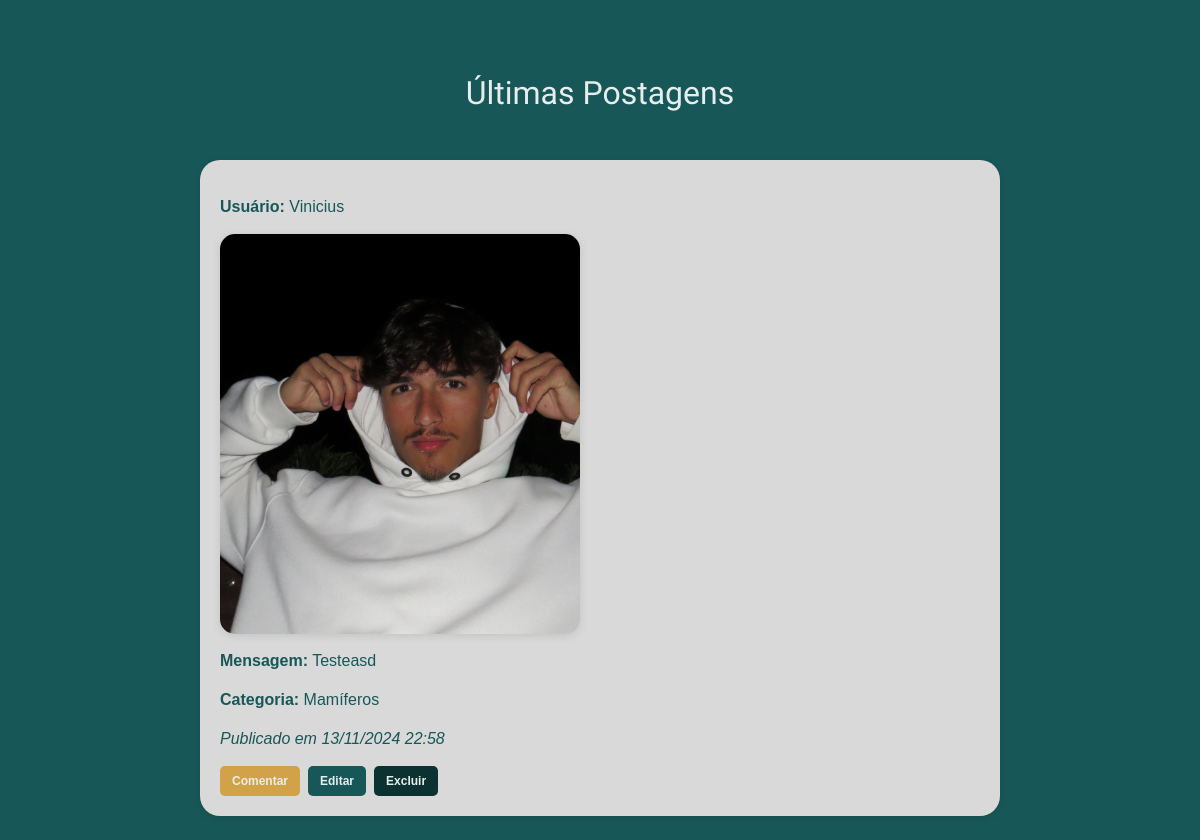
/mamiferos/, run on an earlier commit of the app's database.
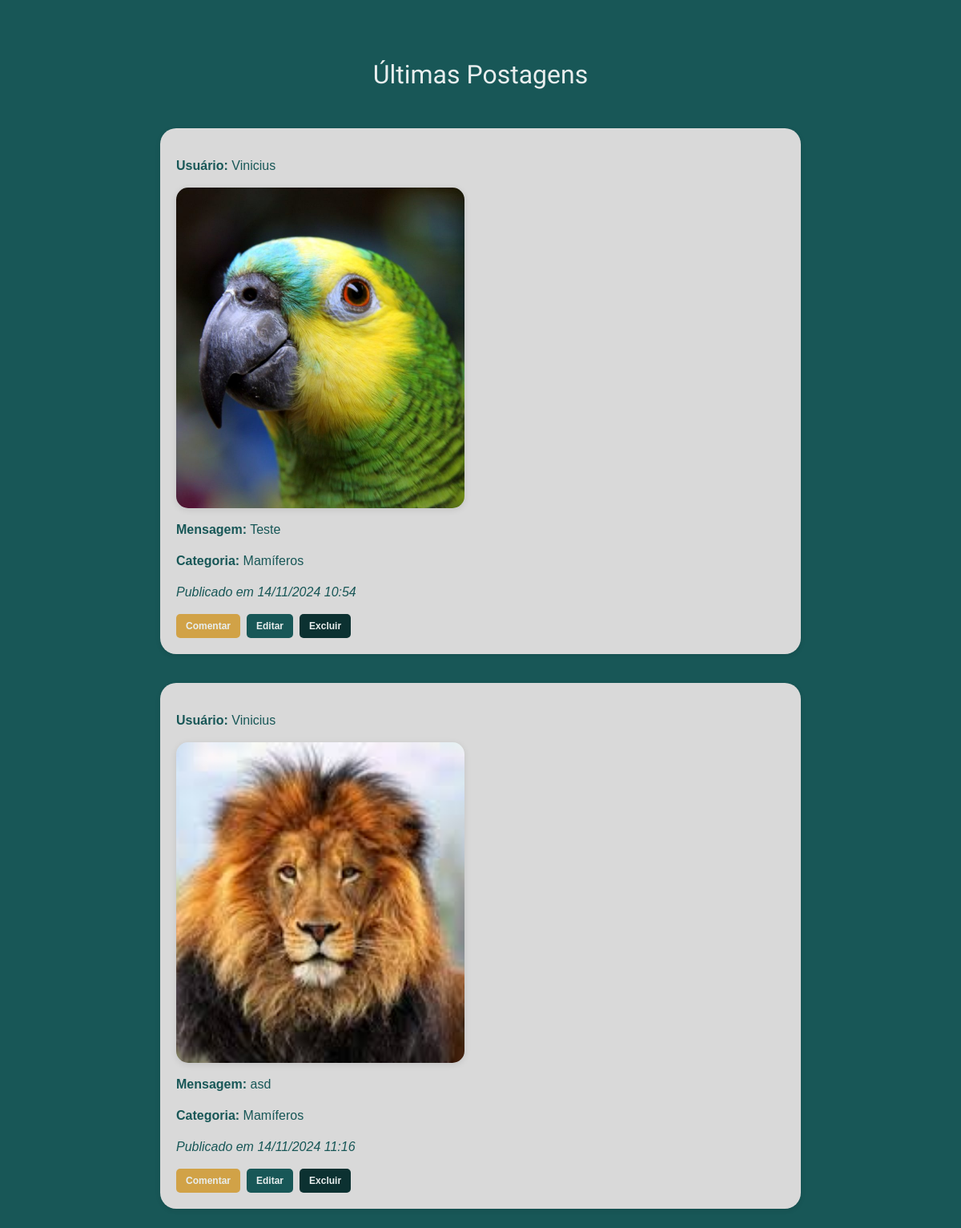
And on a later commit of the database.
### app/models.py (models this page shows, shortened)
class Post(db.Model):
    id = db.Column(db.Integer, primary_key=True)
    mensagem = db.Column(db.String, nullable=True)
    user_id = db.Column(db.Integer, db.ForeignKey('user.id'), nullable=True)
    imagem = db.Column(db.String, nullable=True)
    categoria = db.Column(db.String(50), nullable=True)
    data_criacao = db.Column(db.DateTime, default=datetime.utcnow)

class User(db.Model, UserMixin):
    id = db.Column(db.Integer, primary_key=True)
    nome = db.Column(db.String, nullable=True)
    sobrenome = db.Column(db.String, nullable=True)
    email = db.Column(db.String, nullable=True)
    senha = db.Column(db.String, nullable=True)
    posts = db.relationship('Post', backref='user', lazy=True)
    petgrams = db.relationship('Petgram', backref='user', lazy=True)
    comentarios_petgram = db.relationship('ComentarioPetgram', backref='user', lazy=True)

### app/views.py (the view)
@app.route('/mamiferos/')
def mamiferos():
    posts = Post.query.filter_by(categoria='Mamíferos').all()
    return render_template('blog/blog_mamiferos.html', posts=posts)

### app/templates/blog/blog_mamiferos.html (shortened to what this page needs)
{% extends 'base.html' %}
{% block content %}
    <div class="container">
        <div class="row mt-4">
            <h2 class="ultimas-postagens w-100 text-center">Últimas Postagens</h2>
            <div class="col-12">
                <table class="table">
                    <tbody>
                        {% for linha in posts %}
                            <tr>
                                <td colspan="4">
                                    <div class="post-estrutura">
                                        <p><strong>Usuário:</strong> {{ linha.user.nome }}</p>
                                        {% if linha.imagem %}
                                            <img class="img-post" src="{{ url_for('static', filename='uploads/' ~ linha.imagem) }}" alt="Imagem do Post" class="img-fluid mb-2" style="width: 30vw; height: 50vh;">
                                        {% endif %}
                                        <p><strong>Mensagem:</strong> {{ linha.mensagem }}</p>
                                        <p><strong>Categoria:</strong> {{ linha.categoria }}</p>
                                        <p><em>Publicado em
                                            {{ linha.data_criacao.strftime('%d/%m/%Y %H:%M') if linha.data_criacao else "Data não disponível" }}
                                        </em></p>
                                        <div class="d-flex align-items-center">
                                            <button class="btn btn-comentar btn-sm me-2" data-bs-toggle="modal" data-bs-target="#comentariosModal{{ linha.id }}">
                                               Comentar
                                            </button>
                                            <a href="{{ url_for('editar_post', post_id=linha.id) }}" class="btn btn-editar btn-sm me-2">Editar</a>
                                            <form action="{{ url_for('excluir_post', post_id=linha.id) }}" method="POST" style="display:inline;">
                                                <button type="submit" class="btn btn-excluir btn-sm">Excluir</button>
                                            </form>
                                        </div>
                                    </div>
                                </td>
                            </tr>
                        {% endfor %}
                    </tbody>
                </table>
            </div>
        </div>
    </div>
{% endblock %}

What changed in the data, as far as the page shows it:
changed Post: imagem: a different picture; mensagem "Testeasd" → "Teste"; data_criacao "13/11/2024 22:58" → "14/11/2024 10:54"
added Post: user.nome "Vinicius", imagem (picture), mensagem "asd", categoria "Mamíferos", data_criacao "14/11/2024 11:16"
